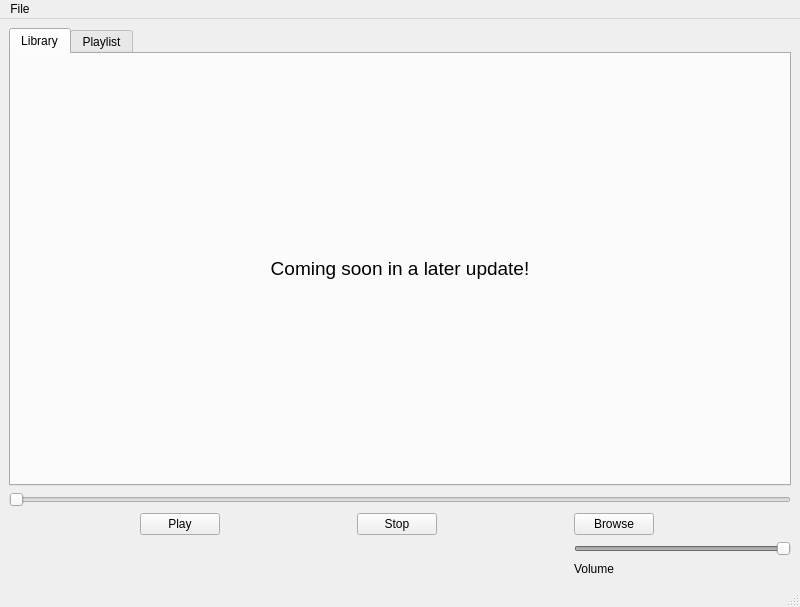
<?xml version="1.0" encoding="UTF-8"?>
<ui version="4.0">
 <class>Player</class>
 <widget class="QMainWindow" name="Player">
  <property name="geometry">
   <rect>
    <x>0</x>
    <y>0</y>
    <width>800</width>
    <height>607</height>
   </rect>
  </property>
  <property name="windowTitle">
   <string>AleePlayer</string>
  </property>
  <widget class="QWidget" name="centralwidget">
   <layout class="QGridLayout" name="gridLayout">
    <item row="1" column="0" colspan="8">
     <widget class="QSlider" name="playbackSlider">
      <property name="enabled">
       <bool>false</bool>
      </property>
      <property name="orientation">
       <enum>Qt::Horizontal</enum>
      </property>
     </widget>
    </item>
    <item row="3" column="5">
     <widget class="QPushButton" name="mediaButton">
      <property name="text">
       <string>Browse</string>
      </property>
      <property name="flat">
       <bool>false</bool>
      </property>
     </widget>
    </item>
    <item row="3" column="2">
     <spacer name="horizontalSpacer_4">
      <property name="orientation">
       <enum>Qt::Horizontal</enum>
      </property>
      <property name="sizeHint" stdset="0">
       <size>
        <width>40</width>
        <height>20</height>
       </size>
      </property>
     </spacer>
    </item>
    <item row="4" column="5" colspan="3">
     <widget class="QSlider" name="volumeSlider">
      <property name="enabled">
       <bool>false</bool>
      </property>
      <property name="value">
       <number>99</number>
      </property>
      <property name="orientation">
       <enum>Qt::Horizontal</enum>
      </property>
      <property name="tickPosition">
       <enum>QSlider::NoTicks</enum>
      </property>
      <property name="tickInterval">
       <number>0</number>
      </property>
     </widget>
    </item>
    <item row="0" column="0" colspan="8">
     <widget class="QTabWidget" name="tabWidget">
      <property name="currentIndex">
       <number>0</number>
      </property>
      <widget class="QWidget" name="tab">
       <attribute name="title">
        <string>Library</string>
       </attribute>
       <layout class="QGridLayout" name="gridLayout_2">
        <item row="0" column="0">
         <widget class="QLabel" name="labelComingSoon">
          <property name="font">
           <font>
            <pointsize>14</pointsize>
           </font>
          </property>
          <property name="text">
           <string>&lt;html&gt;&lt;head/&gt;&lt;body&gt;&lt;p&gt;Coming soon in a later update!&lt;/p&gt;&lt;/body&gt;&lt;/html&gt;</string>
          </property>
          <property name="alignment">
           <set>Qt::AlignCenter</set>
          </property>
         </widget>
        </item>
       </layout>
      </widget>
      <widget class="QWidget" name="tab_2">
       <attribute name="title">
        <string>Playlist</string>
       </attribute>
      </widget>
     </widget>
    </item>
    <item row="3" column="4">
     <spacer name="horizontalSpacer_2">
      <property name="orientation">
       <enum>Qt::Horizontal</enum>
      </property>
      <property name="sizeHint" stdset="0">
       <size>
        <width>40</width>
        <height>20</height>
       </size>
      </property>
     </spacer>
    </item>
    <item row="3" column="1">
     <widget class="QPushButton" name="playButton">
      <property name="text">
       <string>Play</string>
      </property>
      <property name="checkable">
       <bool>false</bool>
      </property>
      <property name="checked">
       <bool>false</bool>
      </property>
      <property name="flat">
       <bool>false</bool>
      </property>
     </widget>
    </item>
    <item row="3" column="7">
     <spacer name="horizontalSpacer">
      <property name="orientation">
       <enum>Qt::Horizontal</enum>
      </property>
      <property name="sizeHint" stdset="0">
       <size>
        <width>40</width>
        <height>20</height>
       </size>
      </property>
     </spacer>
    </item>
    <item row="3" column="0">
     <spacer name="horizontalSpacer_5">
      <property name="orientation">
       <enum>Qt::Horizontal</enum>
      </property>
      <property name="sizeHint" stdset="0">
       <size>
        <width>40</width>
        <height>20</height>
       </size>
      </property>
     </spacer>
    </item>
    <item row="5" column="5">
     <widget class="QLabel" name="labelVolume">
      <property name="text">
       <string>Volume</string>
      </property>
     </widget>
    </item>
    <item row="3" column="3">
     <widget class="QPushButton" name="stopButton">
      <property name="text">
       <string>Stop</string>
      </property>
      <property name="flat">
       <bool>false</bool>
      </property>
     </widget>
    </item>
   </layout>
  </widget>
  <widget class="QMenuBar" name="menubar">
   <property name="geometry">
    <rect>
     <x>0</x>
     <y>0</y>
     <width>800</width>
     <height>23</height>
    </rect>
   </property>
   <widget class="QMenu" name="menuFile">
    <property name="title">
     <string>File</string>
    </property>
    <addaction name="actionOpen"/>
    <addaction name="separator"/>
    <addaction name="actionAbout"/>
    <addaction name="actionQuit"/>
   </widget>
   <addaction name="menuFile"/>
  </widget>
  <widget class="QStatusBar" name="statusbar"/>
  <action name="actionQuit">
   <property name="text">
    <string>Quit</string>
   </property>
   <property name="shortcut">
    <string>Ctrl+W</string>
   </property>
  </action>
  <action name="actionAbout">
   <property name="text">
    <string>About</string>
   </property>
  </action>
  <action name="actionOpen">
   <property name="text">
    <string>Open</string>
   </property>
   <property name="shortcut">
    <string>Ctrl+O</string>
   </property>
  </action>
 </widget>
 <resources/>
 <connections/>
</ui>
